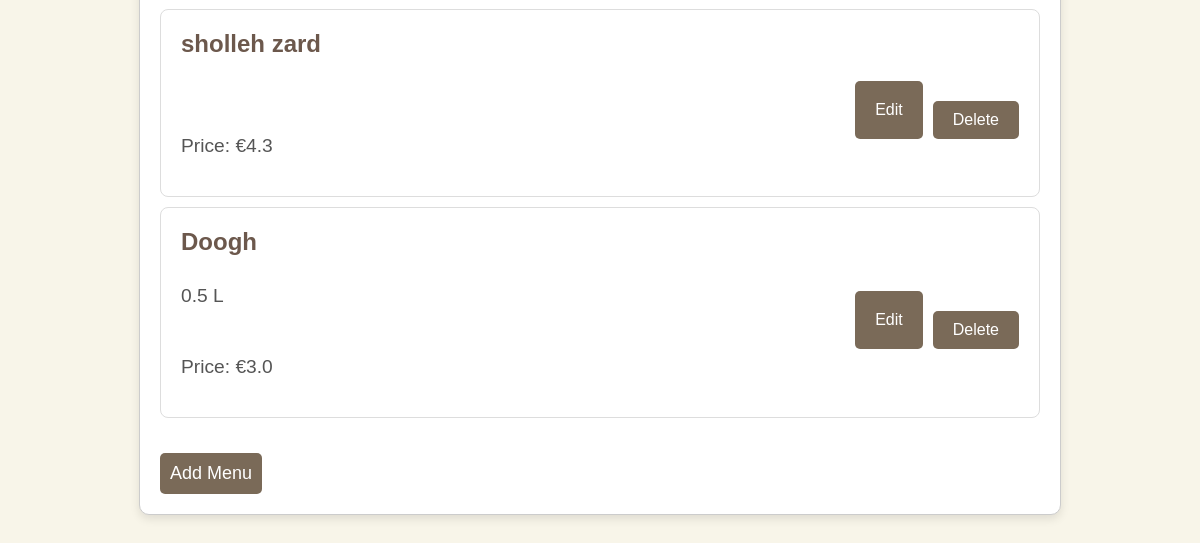
Before: /partner/make_menu (signed in, lower part) with the older database file.
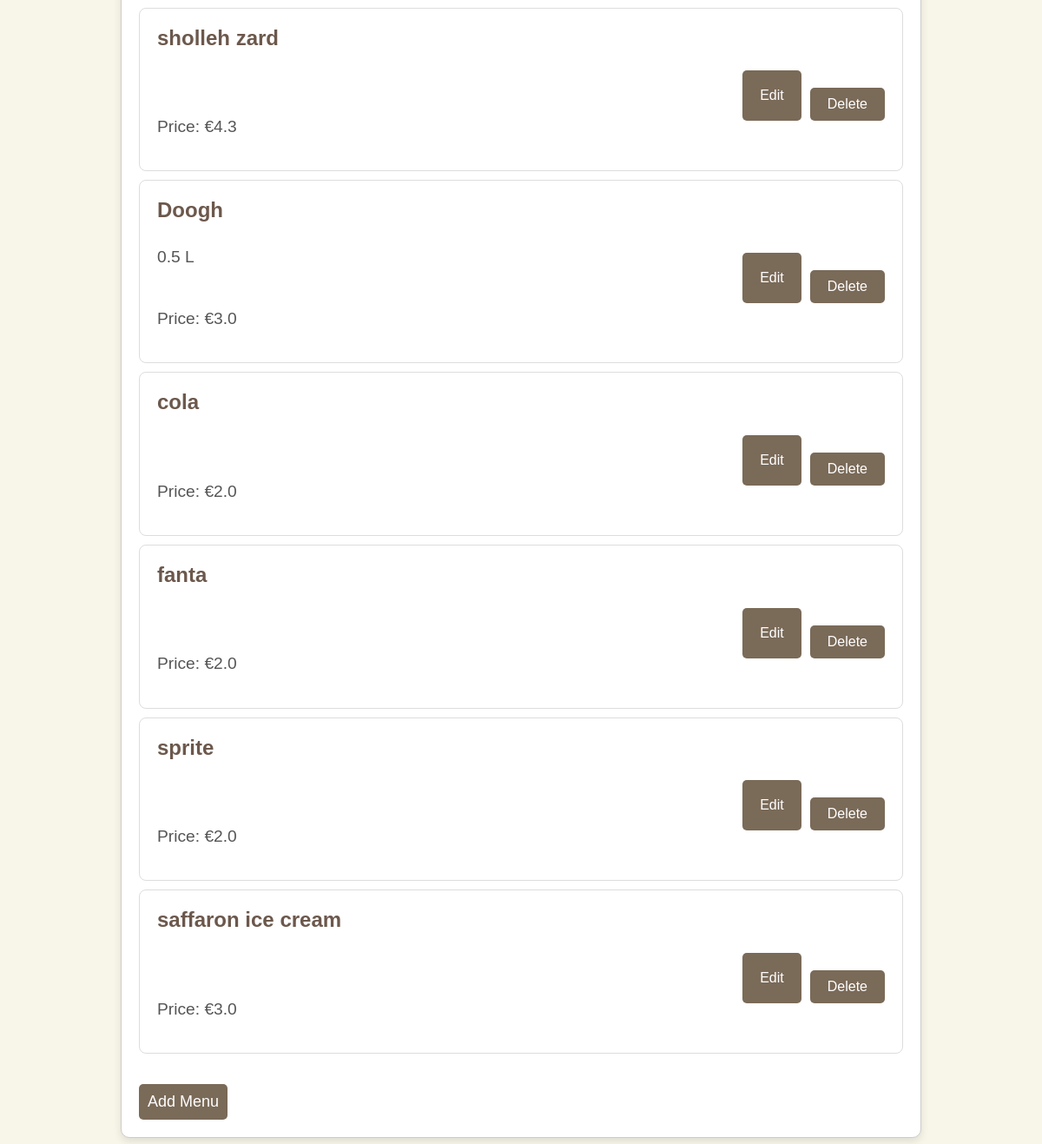
After: the same page with the newer database file.
### tables this page shows
CREATE TABLE menu_items (
    id INTEGER PRIMARY KEY AUTOINCREMENT,
    restaurant_id INTEGER NOT NULL,
    name TEXT NOT NULL,
    description TEXT,
    price REAL NOT NULL,
    photo_url TEXT,
    FOREIGN KEY (restaurant_id) REFERENCES restaurants (id)
);

### app.py (the view, shortened to what this page needs)
@app.route('/partner/make_menu', methods=['GET', 'POST'])
def make_menu():
    if 'user_id' not in session:
        return redirect(url_for('partner'))
    conn = get_db_connection()
    restaurant = conn.execute('SELECT * FROM restaurants WHERE id = ?', (session['user_id'],)).fetchone()
    restaurant_name = restaurant['restaurant_name']
    menu_items = conn.execute('SELECT * FROM menu_items WHERE restaurant_id = ?', (session['user_id'],)).fetchall()
    conn.close()
    return render_template('MakeMenu.html', menu_items=menu_items, restaurant_name=restaurant_name)

### app.py (called while the page is built)
def get_db_connection():
    conn = sqlite3.connect('database/database.db')
    conn.row_factory = sqlite3.Row
    return conn

### templates/MakeMenu.html (shortened to what this page needs)
<!DOCTYPE html>
<html lang="en">
<head>
</head>
<body>
    <main>
        <div class="container">
            <div class="menu-items">
                {% for item in menu_items %}
                <div class="menu-item">
                    <div class="item-info">
                        <h4>{{ item['name'] }}</h4>
                        <p>{{ item['description'] }}</p>
                        <p>Price: €{{ item['price'] }}</p>
                    </div>
                    <div class="item-controls">
                        <button onclick="editItem({{ item['id'] }}, '{{ item['name'] }}', '{{ item['description'] }}', {{ item['price'] }})">Edit</button>
                        <form method="POST" action="{{ url_for('delete_menu_item', item_id=item['id']) }}" style="display:inline;">
                            <button type="submit">Delete</button>
                        </form>
                    </div>
                </div>
                {% endfor %}
            </div>
            <button onclick="document.getElementById('modify-menu').style.display='block'">Add Menu</button>
        </div>
    </main>
</body>
</html>

Changed rows visible on the page:
added menu_items: name "cola", price "2.0"
added menu_items: name "fanta", price "2.0"
added menu_items: name "sprite", price "2.0"
added menu_items: name "saffaron ice cream", price "3.0"
